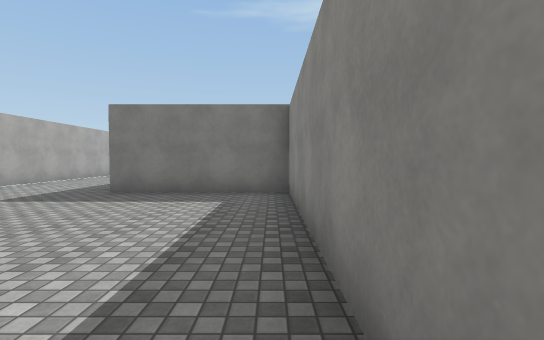
[1] (above)

24 first-person views from a walk through a scene from a Unity 3-D project. The camera is 1.4 m above the floor, tilts 2° down and sees 85° across. The floor is counted in squares, 2 m on a side. Each view is taken from the middle of a square. On the plan, view 1 faces up. The plan holds only what a view shows up to about 10 squares ahead; the rest is blank. The place goes on beyond the plan. The player character is not drawn. Surface patterns are stand-ins for the level's own textures.

[2]
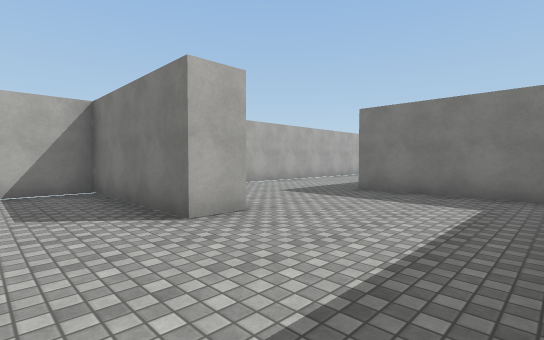

[3]
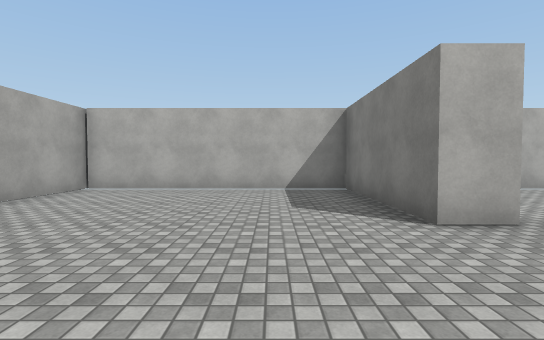

[4]
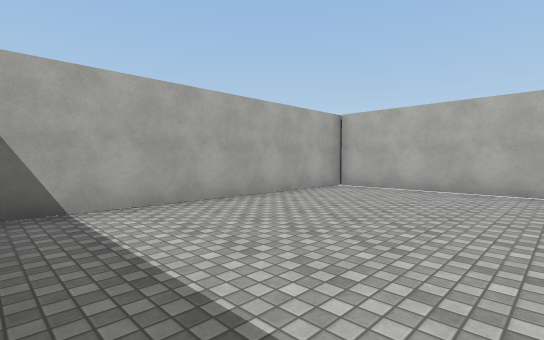

[5]
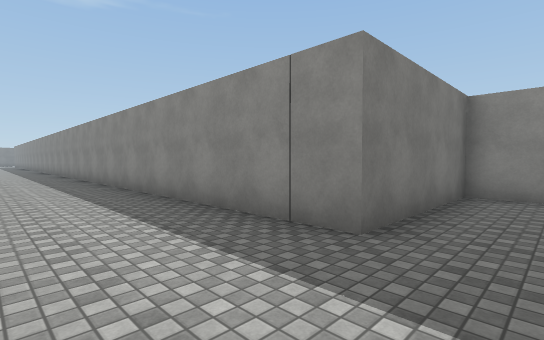

[6]
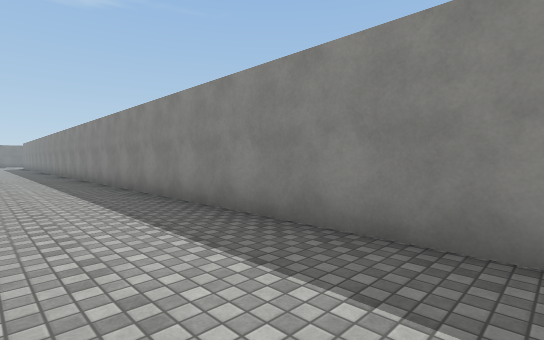

[7]
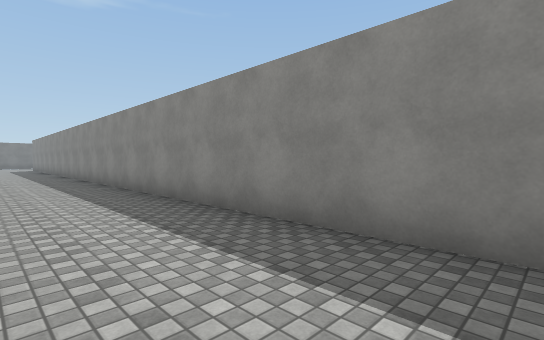

[8]
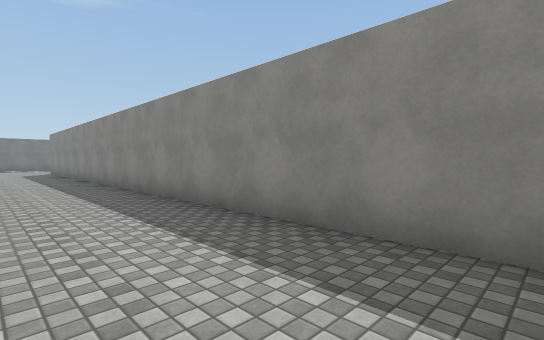

[9]
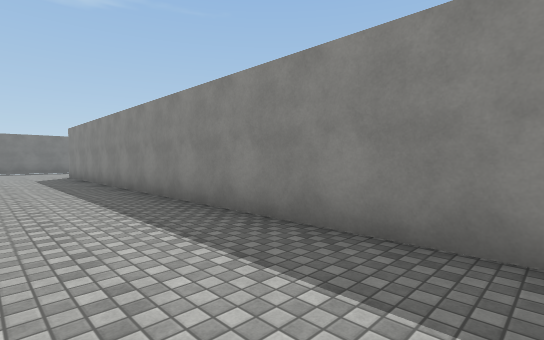

[10]
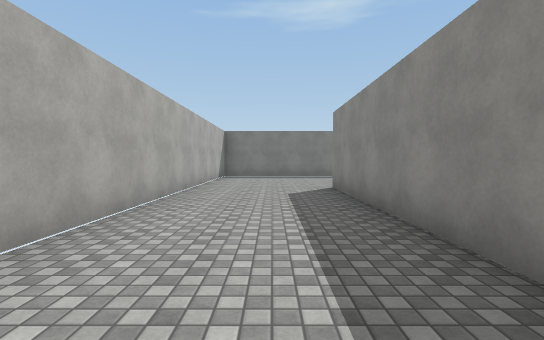

[11]
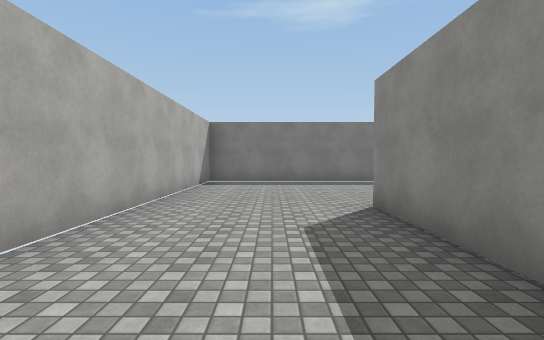

[12]
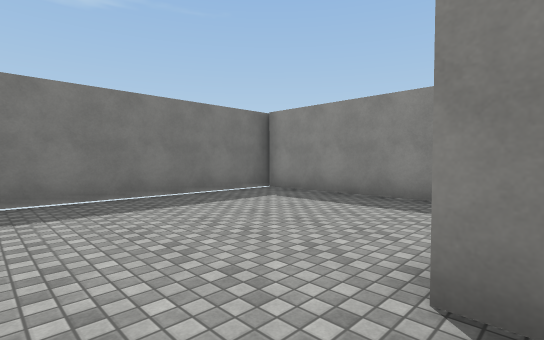

[13]
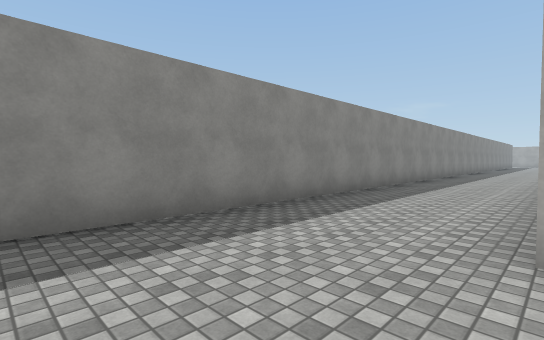

[14]
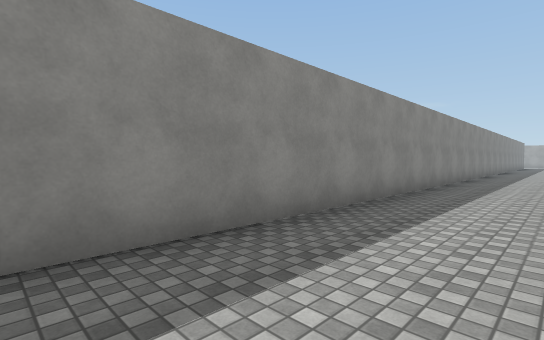

[15]
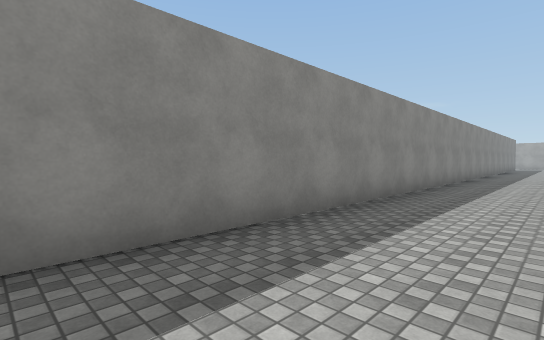

[16]
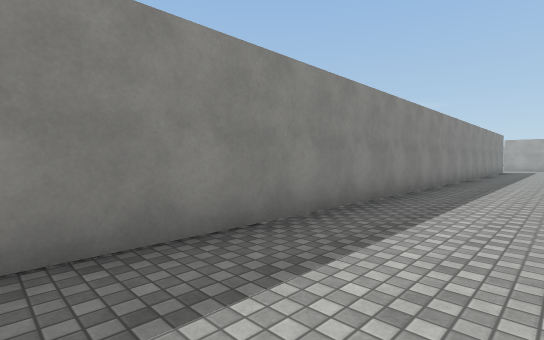

[17]
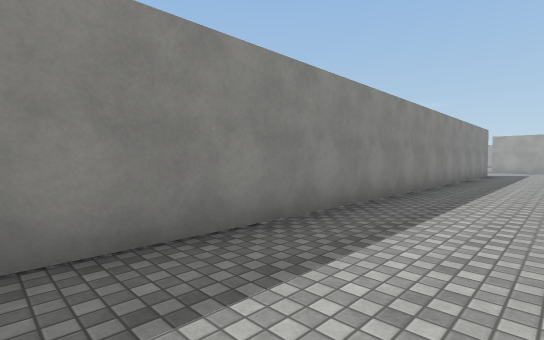

[18]
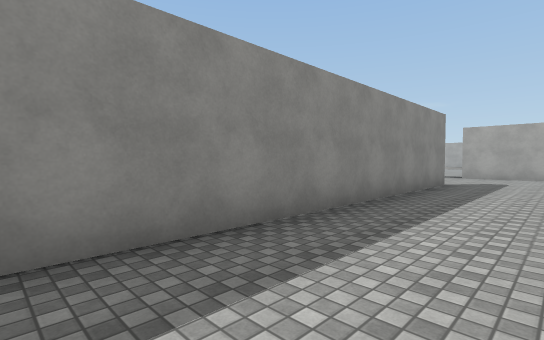

[19]
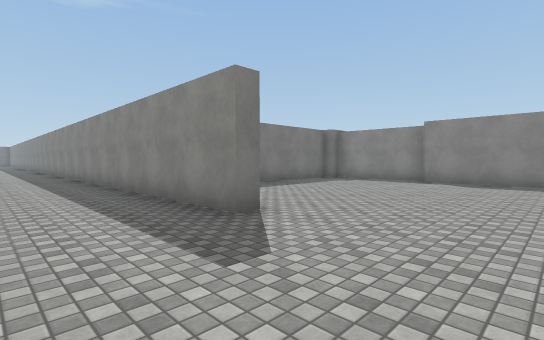

[20]
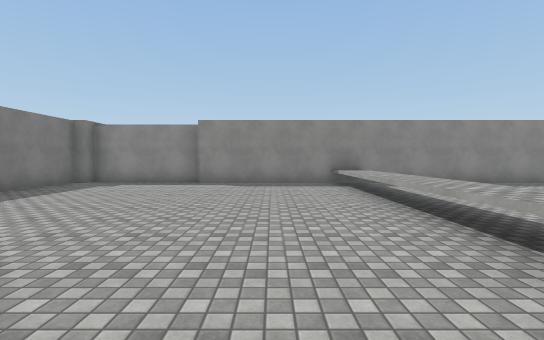

[21]
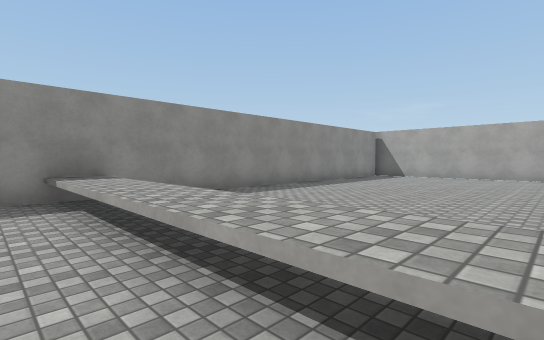

[22]
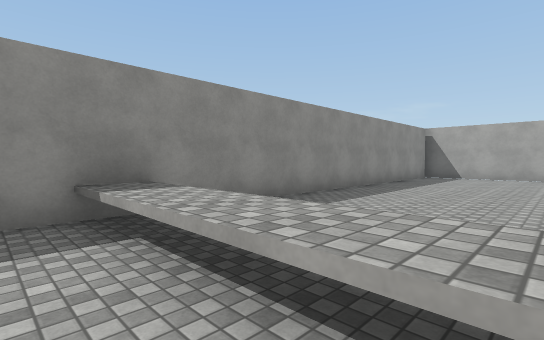

[23]
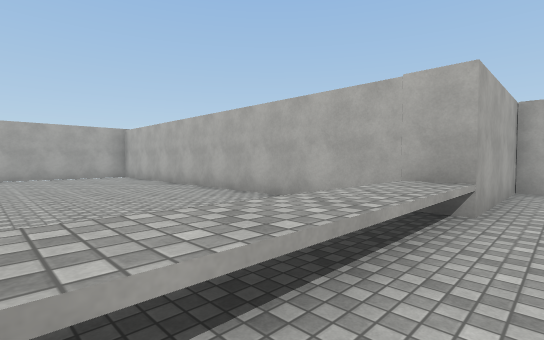

[24]
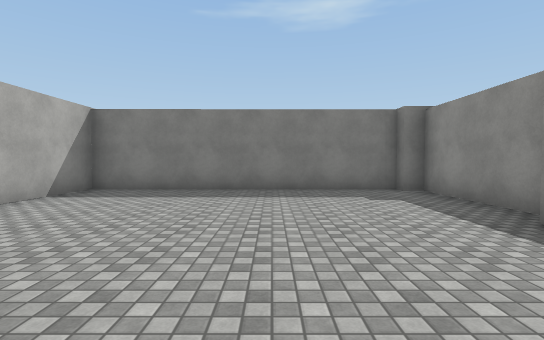

### Floor plan
Points are (right, up) in squares from view 1. A wall is a line through its corners. A room is listed if a view was taken in it or the views show most of it. See-through windows are left out.
Room 1 (views 1, 2, 3, 4, 5, 6, 7, 8, 9, 10, 11, 12, 13, 14, 15, 16, 17, 18, 19, 20, 21, 22, 23, 24)
walls: (0.9, 11) (0.4, 11) (0.4, 45.6) (-7, 45.6) (-7, 35.1); (7.9, 14.9) (0.8, 14.9) (0.8, 12.5); (-7, 10) (-7, 5.9); (-2.9, 7.8) (-2.9, 7.1); (0.8, 7.2) (0.8, -2); (-3.1, 7.2) (8, 7.2); (8.4, 11.2) (8.4, 14.6) (7.9, 14.6); (-3.1, 2.8) (-3.1, 1.8) (-7, 1.8) (-7, -4.4) (-0.1, -4.4); (0.4, 0.4) (0.4, 6.4) (-3.5, 6.4) (-3.5, 40.5); (7.9, -2.2) (7.9, 11.2); (2.5, -4.4) (5.8, -4.4)

Positions as (right, up) in squares from view 1, and headings:
1: (0, 0), facing up
2: (0, 0), facing up-left
3: (0, 0), facing left
4: (0, 0), facing down-left
5: (-6, 5), facing up-right
6: (-6, 12), facing up-right
7: (-6, 17), facing up-right
8: (-6, 23), facing up-right
9: (-6, 27), facing up-right
10: (-5, 33), facing up
11: (-5, 36), facing up
12: (-5, 40), facing up-right
13: (-3, 43), facing down-right
14: (-2, 40), facing down-right
15: (-2, 35), facing down-right
16: (-2, 30), facing down-right
17: (-2, 26), facing down-right
18: (-2, 20), facing down-right
19: (-2, 8), facing up-right
20: (-1, 9), facing right
21: (2, 8), facing down-right
22: (4, 8), facing down-right
23: (5, 8), facing down-left
24: (5, 8), facing up
